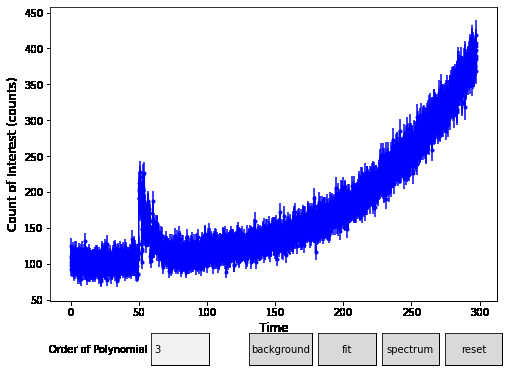
#> input picture docs_source/build/doctrees/nbsphinx/notebooks_Lightcurve_4_1.png, 509 x 376 px
$ python -i fsearch.py   (imports and definitions only)
#> lines starting #> are read from the running program, lines starting #| are printed output that depends on the picture
#!/usr/bin/env python
import numpy as np
import matplotlib.pyplot as plt
from tatpulsar.pulsar_timing.utils import *
from tatpulsar.pulsar_timing.utils import float64
from tatpulsar.pulsar_timing.Profile import phihist

__all__ = ['fsearch']


def _parameters_legal(kwargs):
    """
    check whether the input parameters are legal

    return bool
    """
    init_bool = True

    legal_par_list = ['check_par', 'pepoch', 'f0', 'f0step', 'f0range', 'f1', 'f1step', 'f1range',
            'f2', 'f3', 'f4', 'pepochformat', 'telescope', 'bin']


    if 'check_par' in kwargs:
        if kwargs['check_par']:
            for key in kwargs:
                if key in legal_par_list:
                    continue
                else:
                    raise IOError("parameter '{}' not surpportted".format(key))


def _get_parameters(kwargs):
    """
    get the parameters for searching

    The format of input could be a name of parfile, a dictionary, or standard python function arguments.

    """

    #check whether input parameters are surpportted
    _parameters_legal(kwargs)

    #read parfile and parameters
    if "parfile" in kwargs:
        # Read parameters in parfile instead of keyboard input
        pardata = open(parname,'r')
        stdpar = []
        for par in pardata:
            par = par[0:(len(par)-1)]
            stdpar.append(par)
        pardata.close()
        for i in range(len(stdpar)):
            if stdpar[i][:6]=='PEPOCH':
                PEPOCH_lst = stdpar[i].split(' ');PEPOCH = [x for x in PEPOCH_lst if x is not ''][1]
                pepoch = mjd2met(np.longdouble(PEPOCH))
            if stdpar[i][:2]=='F0':
                F0_lst = stdpar[i].split(' ');F0 = [x for x in F0_lst if x is not ''][1]
                F0 = np.longdouble(F0)
            if stdpar[i][:2]=='F1':
                F1_lst = stdpar[i].split(' ');F1 = [x for x in F1_lst if x is not ''][1]
                F1 = np.longdouble(F1)
            if stdpar[i][:2]=='F2':
                F2_lst = stdpar[i].split(' ');F2 = [x for x in F2_lst if x is not ''][1]
                F2 = np.longdouble(F2)
            if stdpar[i][:2]=='F3':
                F3_lst = stdpar[i].split(' ');F3 = [x for x in F3_lst if x is not ''][1]
                F3 = np.longdouble(F3)
            if stdpar[i][:2]=='F4':
                F4_lst = stdpar[i].split(' ');F4 = [x for x in F4_lst if x is not ''][1]
                F4 = np.longdouble(F4)
            if stdpar[i][:2]=='F5':
                F5_lst = stdpar[i].split(' ');F5 = [x for x in F5_lst if x is not ''][1]
                F5 = np.longdouble(F5)
            if stdpar[i][:2]=='F6':
                F6_lst = stdpar[i].split(' ');F6 = [x for x in F6_lst if x is not ''][1]
                F6 = np.longdouble(F6)
            if stdpar[i][:2]=='F7':
                F7_lst = stdpar[i].split(' ');F7 = [x for x in F7_lst if x is not ''][1]
                F7 = np.longdouble(F7)
            if stdpar[i][:2]=='F8':
                F8_lst = stdpar[i].split(' ');F8 = [x for x in F8_lst if x is not ''][1]
                F8 = np.longdouble(F8)
            if stdpar[i][:2]=='F9':
                F9_lst = stdpar[i].split(' ');F9 = [x for x in F9_lst if x is not ''][1]
                F9 = np.longdouble(F9)
            if stdpar[i][:5]=='START':
                START_lst = stdpar[i].split(' ');START = [x for x in START_lst if x is not ''][1]
                TSTART = np.longdouble(START)
            if stdpar[i][:6]=='FINISH':
                FINISH_lst = stdpar[i].split(' ');FINISH = [x for x in FINISH_lst if x is not ''][1]
                TFINISH = np.longdouble(FINISH)
        f1search_flag = False
        return pepoch, F0, F1, F2, F3, F4, f1search_flag

    else:
        pepoch = kwargs['pepoch']
        F0_mid     = kwargs['f0']
        F0_step    = kwargs['f0step']
        F0_range    = kwargs['f0range']
        F0 = np.arange(F0_mid-F0_range, F0_mid+F0_range, F0_step)
        if 'f1' in kwargs:
            F1 = kwargs['f1']
            if "f1step" in kwargs:
                F1step = kwargs["f1step"]
                F1range = kwargs["f1range"]
                if F1step*F1range == 0:
                    F1 = F1
                    f1search_flag = False
                else:
                    F1 = np.arange(F1-F1range, F1+F1range, F1step)
                    f1search_flag = True
                    print(f"number of parameters to search is {len(F1)*len(F0)}")
            else:
                f1search_flag = False
        else:
            F1 = 0
            F1step = 0
            F1range = 0
            f1search_flag = False

        if 'f2' in kwargs:
            F2 = kwargs['f2']
        else:
            F2 = 0
        if 'f3' in kwargs:
            F3 = kwargs['f3']
        else:
            F3 = 0
        if 'f4' in kwargs:
            F4 = kwargs['f4']
        else:
            F4 = 0

        if "pepochformat" in kwargs:
            if kwargs['pepochformat'].lower() == "met":
                pepoch = pepoch
            elif kwargs['pepochformat'].lower() == "mjd":
                pepoch = mjd2met(pepoch)
            else:
                raise IOError(f"pepoch format {kwargs['pepochformat']} not supported")
    return pepoch, F0, F1, F2, F3, F4, f1search_flag

def fsearch(data, **kwargs):
    """
    search the best frequency

    Parameters :
    ---------------
    data : array-like
        the time series of TDB data

    parfile : string (optional)
        read the parameters from parfile

    pepoch : float (optional)
        time for input frequecy values.
        NOTE: the output frequecy is the frequency at which
        the time of middle of the time interval

    f0 : float
        the init f0 value to search

    f0step : float


    f1 : float(optional)
        fdot.

    f2 : float (optional)
        the second derivative of frequency

    f3 : float (optional)
        the third derivative of frequency

    f4 : float (optional)
        the fourth derivative of frequency

    bin : int (optional)
        the bin number of profile. default value is 20

    f1step : float (optional)
        the fdot search step length

    f1range : float (optional)
        the fdot search step range

    telescope : string (optional)
        the name of telescope NAME, "hxmt" or "fermi". this
        parameter determine the MET refenrence time.
        default is "fermi".

    pepochformat : string (optional)
        the format of pepoch, "mjd" or "met".
        The default if "mjd"

    Returns :
    ---------------

    chi_square : array-like
        The Chi Square distribution of Epoch folding
    """

    data = float64(data) # transfer the data to Numba float 64 bites

    # read the input parameters
    if "telescope" in kwargs:
        if kwargs['telescope'].lower() == "fermi":
            telescope = 'fermi'
        elif kwargs['telescope'].lower() == "hxmt":
            telescope = 'hxmt'
        elif kwargs['telescope'].lower() == "nicer":
            telescope = 'nicer'
        elif kwargs['telescope'].lower() == 'ixpe':
            telescope = 'ixpe'
    else:
        telescope='hxmt'

    #read parfile and parameters
    pepoch, F0, F1, F2, F3, F4, F1_searchflag = _get_parameters(kwargs)
    F1_sample = (np.max(F1) + np.min(F1))/2

    # deduce the timing parameters at the middle of the time series
    #t0 = (np.min(data) + np.max(data))/2
    #t0 = np.min(data)
    #dt = t0 - pepoch
    #NOTE: t0 should be pepoch!!!
    t0 = pepoch
    dt = 0
    F0 = F0 + F1_sample*dt + (1/2)*F2*(dt**2) + (1/6)*F3*(dt**3) + (1/24)*F4*(dt**4)
    F1 = F1 + F2*dt + (1/2)*F3*(dt**2) + (1/6)*F4*(dt**3)
    F2 = F2 + F3*dt + (1/2)*F4*(dt**2)
    F3 = F3 + F4*dt

    if len(data)==0:
        raise IOError("Error: Data is empty")
    if 'bin' in kwargs:
        bin_profile = kwargs['bin']
    else:
        bin_profile = 20

    if F1_searchflag:
        ## F0 and F1 2-D search
        chi_square = cal_2dchisquare(data, F0, t0, bin_profile, F1, F2, F3, F4)
        f_f1_index = np.unravel_index(np.argmax(chi_square, axis=None), chi_square.shape)
        fbest = F0[f_f1_index[1]]
        f1best = F1[f_f1_index[0]]
    else:
        #print(f"2D search is {F1_searchflag}")
        ## F0 1-D search
        chi_square = cal_chisquare(data, F0, t0, bin_profile, F1, F2, F3, F4)
        fbest = F0[np.argmax(chi_square)]
        f1best = F1

    phi = (data-t0)*fbest + (1.0/2.0)*((data-t0)**2)*f1best + (1.0/6.0)*((data-t0)**3)*F2 +\
            (1.0/24.0)*((data-t0)**4)*F3 + (1.0/120.0)*((data-t0)**5)*F4
    phi = phi - np.floor(phi)
    profile = phihist(phi, bin_profile).counts

    return {"T0": met2mjd(t0, telescope=telescope), "ChiSquare" : chi_square, "Profile" : profile,
            "Pars" : {"F0": fbest, "F1":f1best, "F0_init":F0, "F1_init":F1,
            "F2_init" : F2, "F3_init":F3, "F4_init":F4}}

>>> import cv2
>>> picture = cv2.imread('../../docs_source/build/doctrees/nbsphinx/notebooks_Lightcurve_4_1.png', cv2.IMREAD_GRAYSCALE)
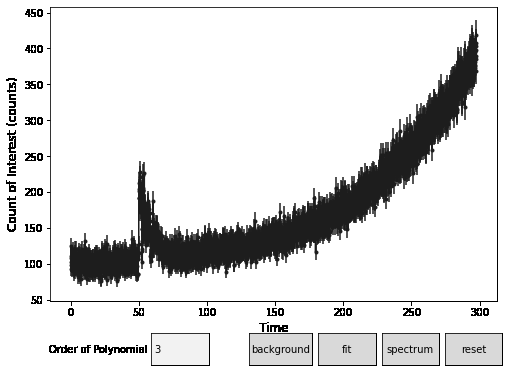
#> picture: shape (376, 509); min 0, max 255, mean 224.3
#> (the run stopped early here; a loop or call above may not have finished)

$ run again, on docs_source/build/doctrees/nbsphinx/notebooks_Lightcurve_6_0.png
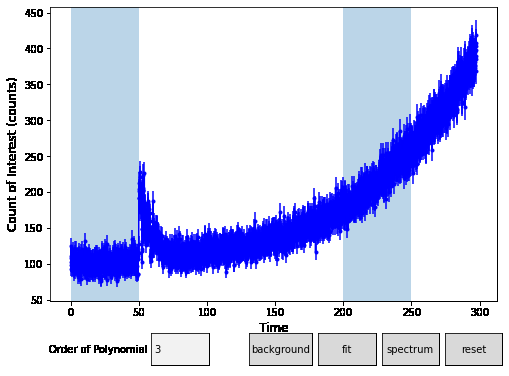
#> input picture docs_source/build/doctrees/nbsphinx/notebooks_Lightcurve_6_0.png, 509 x 376 px
#> `picture = cv2.imread('../../docs_source/build/doctrees/nbsphinx/notebo..`:
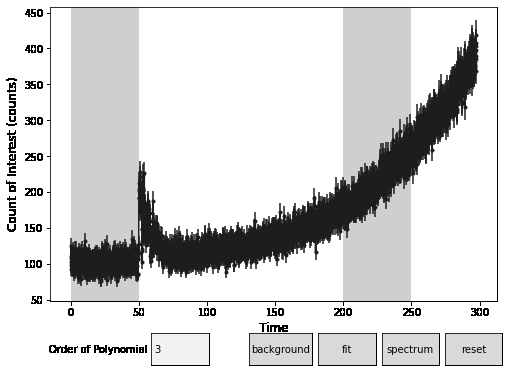
#> picture: shape (376, 509); min 0, max 255, mean 215.8

$ run again, on docs_source/build/doctrees/nbsphinx/notebooks_XspecSpectralAnalysis_10_1.png
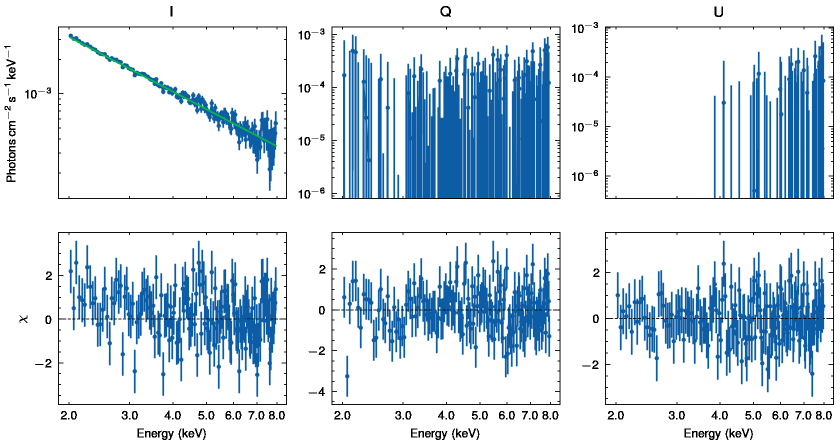
#> input picture docs_source/build/doctrees/nbsphinx/notebooks_XspecSpectralAnalysis_10_1.png, 1679 x 892 px (shown at 1/2 size)
#> `picture = cv2.imread('../../docs_source/build/doctrees/nbsphinx/notebo..`:
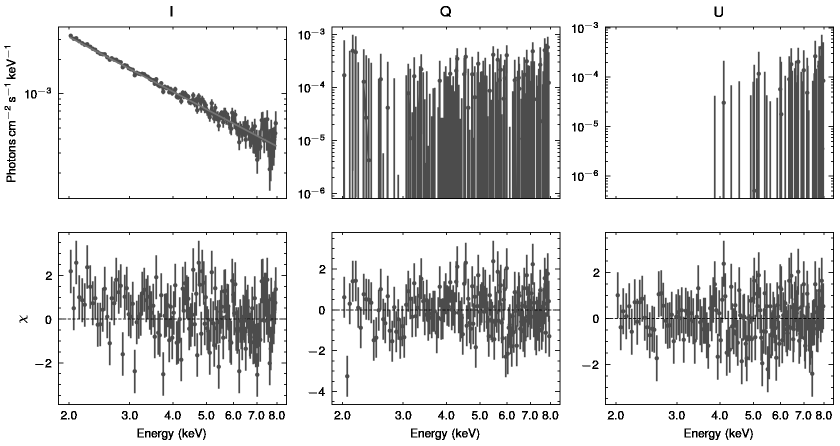
#> picture: shape (892, 1679) (shown at 1/2 size); min 0, max 255, mean 219.6
